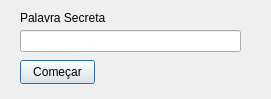
<?xml version="1.0" encoding="UTF-8"?>
<ui version="4.0">
 <class>Dialog</class>
 <widget class="QDialog" name="Dialog">
  <property name="geometry">
   <rect>
    <x>0</x>
    <y>0</y>
    <width>271</width>
    <height>99</height>
   </rect>
  </property>
  <property name="windowTitle">
   <string>Dialog</string>
  </property>
  <widget class="QLineEdit" name="lineEdit">
   <property name="geometry">
    <rect>
     <x>20</x>
     <y>30</y>
     <width>221</width>
     <height>22</height>
    </rect>
   </property>
  </widget>
  <widget class="QPushButton" name="pushButton">
   <property name="geometry">
    <rect>
     <x>20</x>
     <y>60</y>
     <width>75</width>
     <height>24</height>
    </rect>
   </property>
   <property name="text">
    <string>Começar</string>
   </property>
  </widget>
  <widget class="QLabel" name="label">
   <property name="geometry">
    <rect>
     <x>20</x>
     <y>10</y>
     <width>231</width>
     <height>16</height>
    </rect>
   </property>
   <property name="text">
    <string>Palavra Secreta</string>
   </property>
  </widget>
 </widget>
 <resources/>
 <connections/>
</ui>
